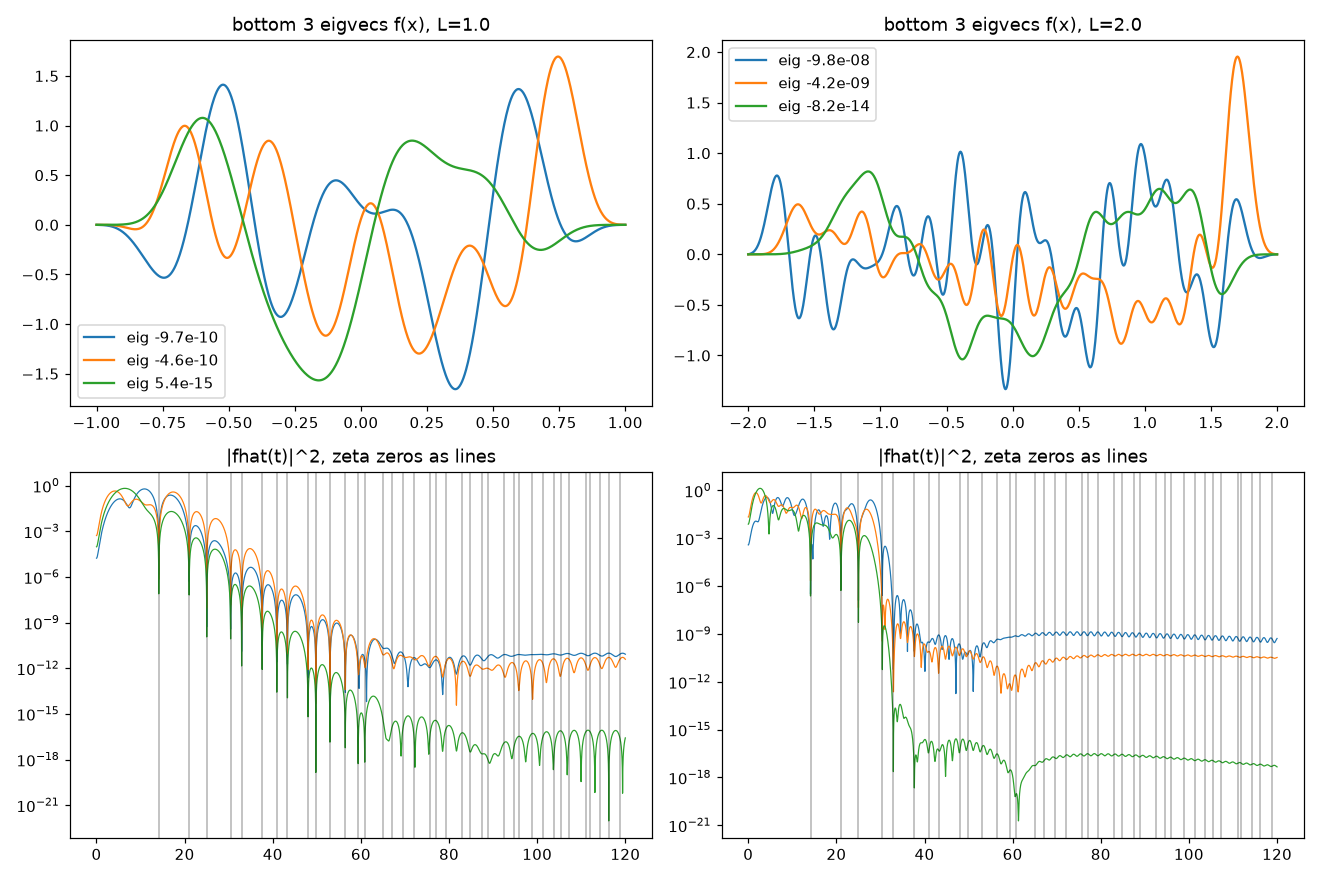

Python code for this plot:
"""Near-null directions of the Weil form (pole-orth, support [-L,L], 40-sine basis). UNCERTIFIED float64."""
import numpy as np, math, os
import mpmath as mp
import matplotlib; matplotlib.use("Agg"); import matplotlib.pyplot as plt
import place_margin as pm, sonin_prolate as sp
M=pm.M; out=[]; P=lambda *a: out.append(" ".join(str(x) for x in a))
zf="/tmp/zeta_zeros_600.npy"
if not os.path.exists(zf): np.save(zf,np.array([float(mp.im(mp.zetazero(n))) for n in range(1,601)]))
G=np.load(zf)
def fh(t,L):
    k=np.arange(1,M+1)*math.pi/(2*L); t=np.asarray(t)[None,:]; k=k[:,None]
    I=((np.exp(1j*(t+k)*2*L)-1)/(1j*(t+k))-(np.exp(1j*(t-k)*2*L)-1)/(1j*(t-k)))/(2j)
    return np.exp(-1j*t*L)*I/math.sqrt(L)
def zform(L,g):  # 2 sum |fhat(gamma)|^2 as a matrix
    F=fh(g,L); return 2*(F@F.conj().T).real
def Nsm(T): return T/(2*math.pi)*math.log(T/(2*math.pi*math.e))+7/8
def gue_fake(rng):
    H=rng.normal(size=(1200,1200))+1j*rng.normal(size=(1200,1200)); H=(H+H.conj().T)/2
    e=np.linalg.eigvalsh(H)/math.sqrt(1200); e=e[(e>-1)&(e<1)]                # bulk
    u=1200*(0.5+(e*np.sqrt(4-e**2))/(4*math.pi)+np.arcsin(e/2)/math.pi)  # semicircle unfold (radius 2)
    u=u-u[0]+0.5; gs=[]; from scipy.optimize import brentq
    for v in u[:600]: gs.append(brentq(lambda T, v=v: Nsm(T)-v, 2*math.pi, 1e5))
    return np.array(gs)
xs=np.linspace(-1,1,801)
def fx(c,L,x): return c@pm.basis_vals(x,L)
res={}
P("1. eigenvalue counts on pole-orth subspace (dim 38); bandwidth K=M*pi/(2L); 2*N(K) = real dims killed by zeros below K")
P("  L    min eig     #<1e-3  #<1e-6   N(K) zeros<K   38-2N(K)   ||W - Z600|| (rel)")
for L in (0.7,1.0,1.5,2.0,3.0):
    arch,prim,a,b,_=pm.forms(L); W=arch-prim
    Q,_=np.linalg.qr(np.stack([a,b],1)); U=np.linalg.svd(np.eye(M)-Q@Q.T)[0][:,:M-2]
    Wu=U.T@((W+W.T)/2)@U; ev,V=np.linalg.eigh(Wu); K=M*math.pi/(2*L); NK=int(np.sum(G<K))
    Z=U.T@zform(L,G)@U; rel=np.linalg.norm(Wu-Z)/np.linalg.norm(Wu)
    P("%.1f  %+.2e   %2d      %2d       %3d          %3d        %.2e"%(L,ev[0],np.sum(ev<1e-3),np.sum(ev<1e-6),NK,38-2*NK,rel))
    res[L]=(U,ev,V,Z)
P("\n2. bottom eigenvector: zero-side check  (eig vs 2*sum|fhat(gamma)|^2 over 600 zeros; max|fhat| at first 10 zeros vs max|fhat| on [0,K])")
fig,ax=plt.subplots(2,2,figsize=(12,8))
for i,L in enumerate((1.0,2.0)):
    U,ev,V,Z=res[L]
    for j in range(3):
        c=U@V[:,j]; x=xs*L; ax[0,i].plot(x,fx(c,L,x),label="eig %.1e"%ev[j])
        t=np.linspace(0.01,120,6000); F=np.abs(c@fh(t,L))**2; ax[1,i].semilogy(t,F,lw=0.8)
        if j==0:
            zs=2*np.sum(np.abs(c@fh(G,L))**2); f10=np.abs(c@fh(G[:10],L)).max(); fmax=np.sqrt(F.max())
            P("L=%.1f eig=%.2e  zero-sum=%.2e  max|fhat(gamma_1..10)|=%.2e  max|fhat|=%.2e"%(L,ev[0],zs,f10,fmax))
    for g in G[G<120]: ax[1,i].axvline(g,color='k',lw=0.3)
    ax[0,i].set_title("bottom 3 eigvecs f(x), L=%.1f"%L); ax[0,i].legend(); ax[1,i].set_title("|fhat(t)|^2, zeta zeros as lines")
plt.tight_layout(); plt.savefig("near_null.png",dpi=110); plt.savefig("/workspace/near_null.png",dpi=110)
P("\n3. shape test: |<f_L, f_L' rescaled>| for bottom eigvec; and best overlap with even/odd prolate xi_n(|x|/L) (n<8)")
bot={L:U@V[:,0] for L,(U,ev,V,Z) in res.items()}
def prof(L): v=fx(bot[L],L,xs*L); return v/np.linalg.norm(v)
Ls=sorted(bot)
for i in range(len(Ls)-1):
    P("L=%.1f vs %.1f: overlap %.3f"%(Ls[i],Ls[i+1],abs(prof(Ls[i])@prof(Ls[i+1]))))
for L in Ls:
    p=prof(L); best=0
    for n in range(8):
        e=sp.xi(n,np.abs(xs)); o=e*np.sign(xs) if False else e
        for q in (e, e*np.sign(xs)):
            q=q/np.linalg.norm(q); best=max(best,abs(p@q))
    P("L=%.1f best prolate overlap %.3f"%(L,best))
P("\n4. GUE control: zero-side form with 600 GUE fake ordinates (same smooth density), counts below thresholds")
rng=np.random.default_rng(1); Gf=gue_fake(rng); P("fake ordinates first 5:",np.round(Gf[:5],2),"real:",np.round(G[:5],2))
for L in (1.0,2.0,3.0):
    U,ev,V,Z=res[L]; ez=np.linalg.eigvalsh(Z); ef=np.linalg.eigvalsh(U.T@zform(L,Gf)@U)
    P("L=%.1f  #<1e-3 real-zeros %2d  GUE %2d | #<1e-6 real %2d GUE %2d | min real %.1e GUE %.1e"%(L,np.sum(ez<1e-3),np.sum(ef<1e-3),np.sum(ez<1e-6),np.sum(ef<1e-6),ez[0],ef[0]))
open("near_null_results.txt","w").write("\n".join(out)+"\n"); print("\n".join(out))
